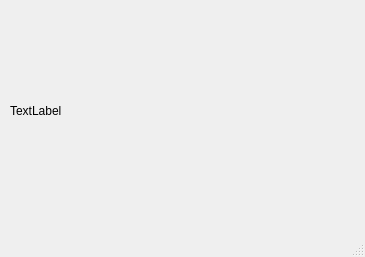
<?xml version="1.0" encoding="UTF-8"?>
<ui version="4.0">
 <class>MainWindow</class>
 <widget class="QMainWindow" name="MainWindow">
  <property name="geometry">
   <rect>
    <x>0</x>
    <y>0</y>
    <width>365</width>
    <height>257</height>
   </rect>
  </property>
  <property name="windowTitle">
   <string>MainWindow</string>
  </property>
  <widget class="QWidget" name="centralwidget">
   <widget class="QLabel" name="label">
    <property name="geometry">
     <rect>
      <x>10</x>
      <y>10</y>
      <width>331</width>
      <height>201</height>
     </rect>
    </property>
    <property name="text">
     <string>TextLabel</string>
    </property>
   </widget>
  </widget>
  <widget class="QMenuBar" name="menubar">
   <property name="geometry">
    <rect>
     <x>0</x>
     <y>0</y>
     <width>365</width>
     <height>25</height>
    </rect>
   </property>
  </widget>
  <widget class="QStatusBar" name="statusbar"/>
 </widget>
 <resources/>
 <connections/>
</ui>
